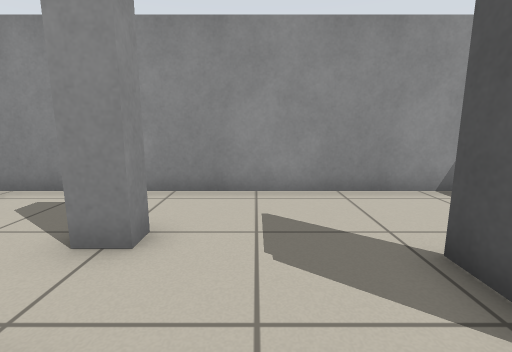
[1] (above)

15 first-person views from a walk through a robot-simulator world made for Stage. The camera is 0.78 m above the floor, tilts 10° down and sees 85° across. The lines on the ground mark 1 m squares. The floor is counted in squares, 0.5 m on a side. Each view is taken from the middle of a square. On the plan, view 1 faces up. The plan holds only what a view shows up to about 14 squares ahead; the rest is blank. Robots are left out.

[2]
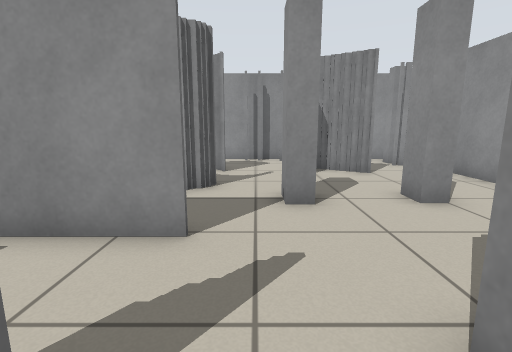

[3]
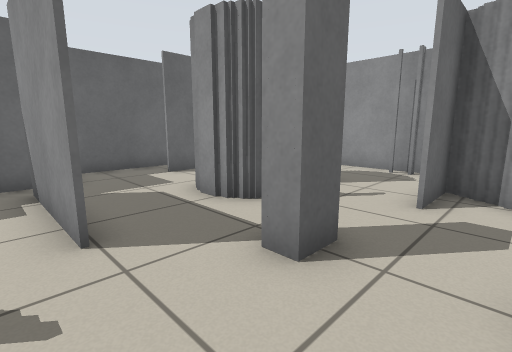

[4]
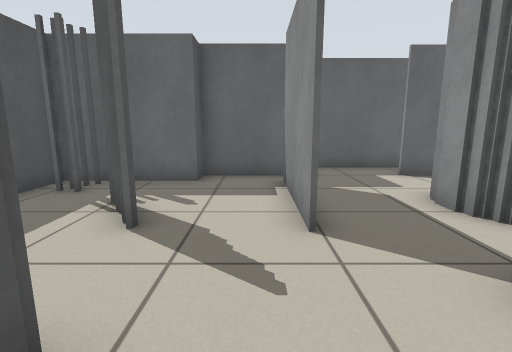

[5]
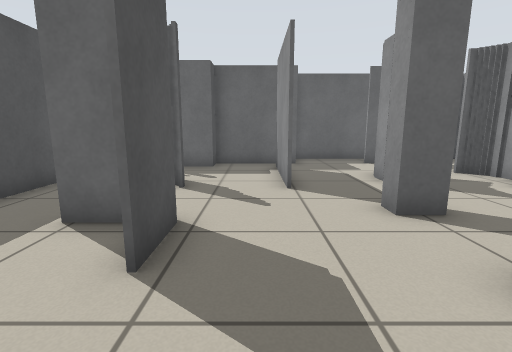

[6]
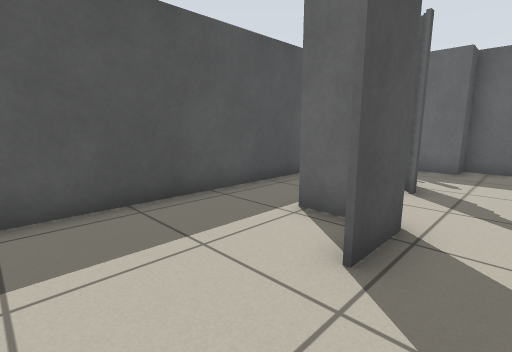

[7]
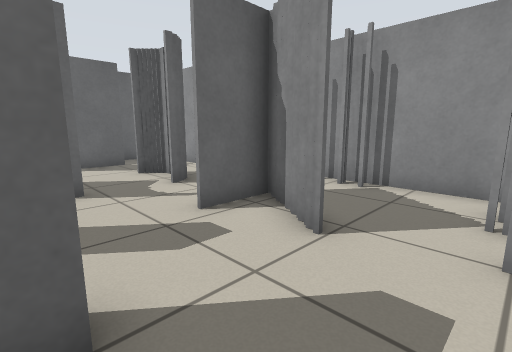

[8]
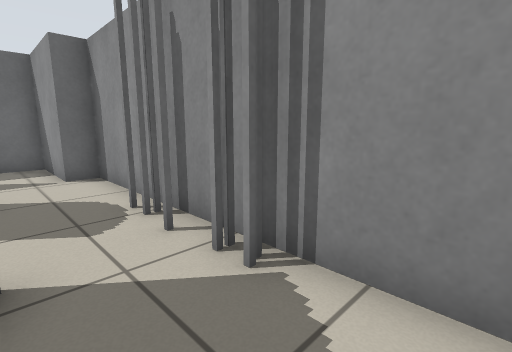

[9]
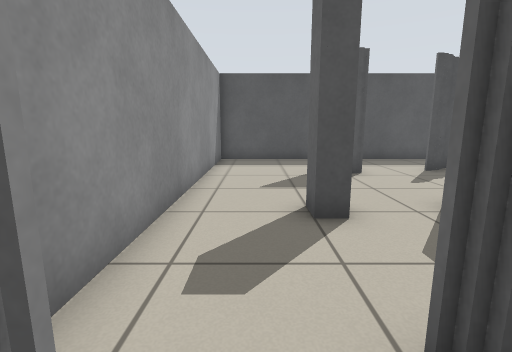

[10]
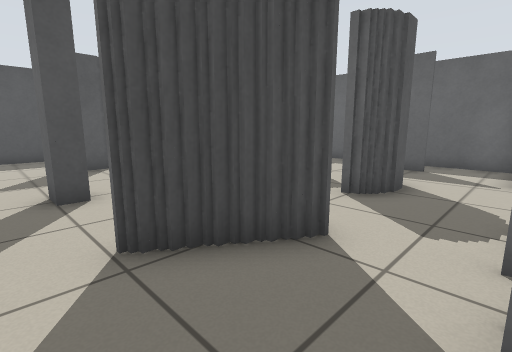

[11]
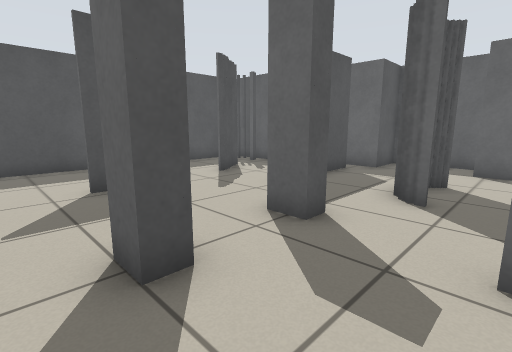

[12]
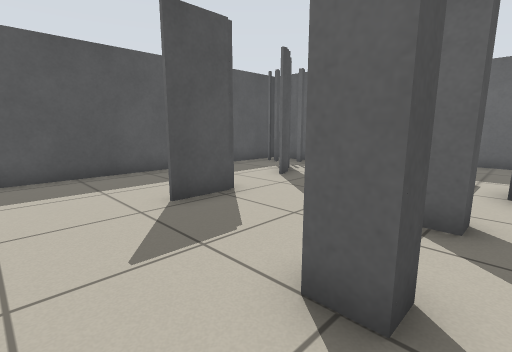

[13]
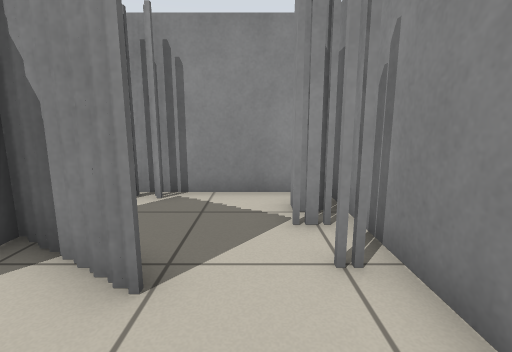

[14]
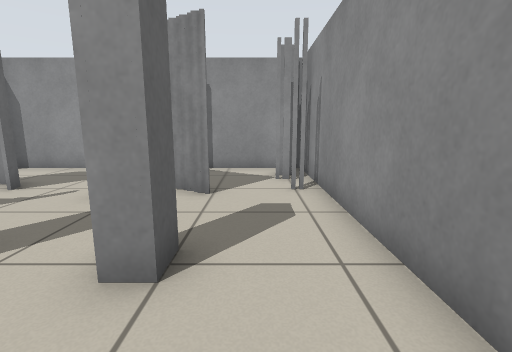

[15]
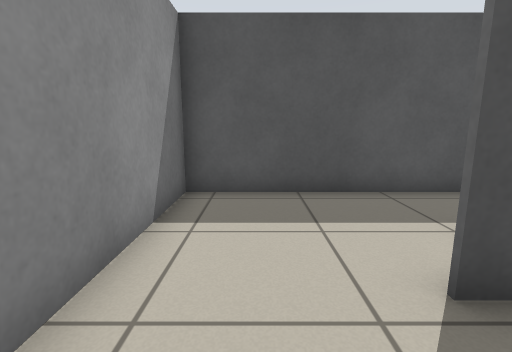

### Floor plan
Points are (right, up) in squares from view 1. A wall is a line through its corners. A room is listed if a view was taken in it or the views show most of it. See-through windows are left out.
Room 1 (views 1, 2, 3, 4, 5, 6, 7, 8, 9, 10, 11, 12, 13, 14, 15)
walls: (-2.4, 0.6) (-2.4, 1.2) (-1.6, 1.2) (-1.6, 0.6) (-2.4, 0.6); (-2.7, -1.6) (-2.7, -3); (-3.6, -1.1) (-3, -1.1) (-3, -1.8); (0.2, -0.9) (0.2, -5); (-2.4, 3.4) (-2.4, 4) (-1.6, 4) (-1.6, 3.4) (-2.4, 3.4); (-6.2, -1.1) (-5.8, -1.1); (2.3, 1.4) (2.3, 3.2); (-6.2, 2.5) (-6.2, 3); (-6, 2.9) (-6, 3.5); (-6.6, 1.9) (-6.6, 2.5); (-6.8, 1.5) (-6.8, 2); (-6.4, -2.5) (-6.4, -3.1); (-6.1, 3) (-6.1, 2.5); (-6.4, 2.6) (-6.4, 2); (2.9, -1.6) (2.9, -1); (-5.9, 3.4) (-5.9, 2.9); (-6.6, -2.6) (-6.6, -1.4) (-6.1, -1.4); (-5.5, 4) (-5.5, 3.5); (-7.1, 1.6) (-4.9, 1.6); (3.1, 1.6) (4.2, 1.6); (0.1, -5.1) (0.1, -3.6); (3.5, -2.5) (3.5, -1.9); (-6.4, -5.9) (-3.6, -5.9); (4.4, -4.6) (4.4, -4.1); (-8, 5.7) (-8.5, 5.7); (6.6, -4.9) (6.6, 6.7) (-9.1, 6.7); (-9.6, 6.8) (-9.6, -4.4) (-8.7, -4.4) (-8.7, -7.7) (-0.7, -7.7) (-0.7, -5.9) (2.7, -5.9) (2.7, -5) (5.9, -5)
ways out: gap at (0, -5); gap at (4, -3)

Where each view was taken, in squares from view 1:
view 1: 0 up, 0 right, facing up
view 2: 0 up, 4 right, facing left
view 3: 3 up, 1 right, facing down-left
view 4: 3 up, 1 right, facing down
view 5: 6 up, 1 right, facing down
view 6: 6 up, 1 right, facing down-right
view 7: 6 up, 2 left, facing down-left
view 8: 5 up, 7 left, facing down-left
view 9: 5 up, 7 left, facing right
view 10: 5 up, 9 left, facing down-right
view 11: 5 up, 5 left, facing down-right
view 12: 6 up, 3 left, facing down-right
view 13: 5 up, 3 left, facing left
view 14: 5 up, 1 right, facing left
view 15: 5 up, 0 right, facing right
